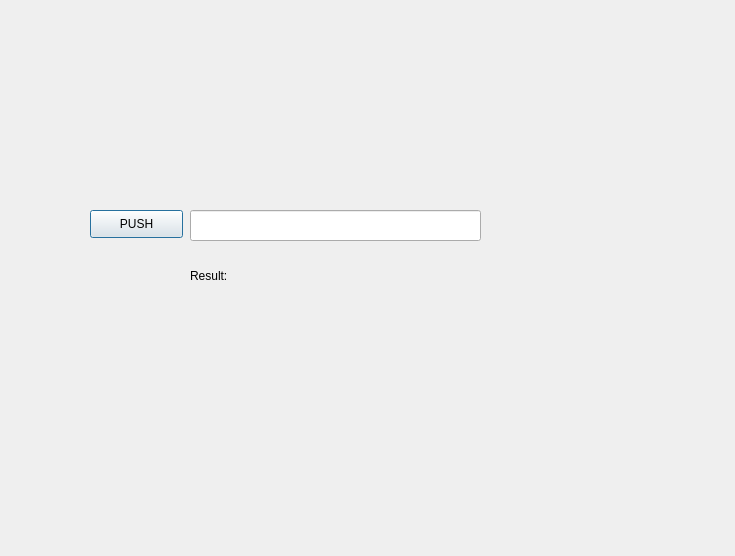
<?xml version="1.0" encoding="UTF-8"?>
<ui version="4.0">
 <class>ParsingWindow</class>
 <widget class="QDialog" name="ParsingWindow">
  <property name="enabled">
   <bool>true</bool>
  </property>
  <property name="geometry">
   <rect>
    <x>0</x>
    <y>0</y>
    <width>735</width>
    <height>556</height>
   </rect>
  </property>
  <property name="windowTitle">
   <string>Dialog</string>
  </property>
  <widget class="QLineEdit" name="inputLine">
   <property name="geometry">
    <rect>
     <x>190</x>
     <y>210</y>
     <width>291</width>
     <height>31</height>
    </rect>
   </property>
  </widget>
  <widget class="QLabel" name="label">
   <property name="geometry">
    <rect>
     <x>190</x>
     <y>260</y>
     <width>61</width>
     <height>31</height>
    </rect>
   </property>
   <property name="text">
    <string>Result:</string>
   </property>
  </widget>
  <widget class="QLabel" name="theorComplexity">
   <property name="geometry">
    <rect>
     <x>260</x>
     <y>265</y>
     <width>421</width>
     <height>21</height>
    </rect>
   </property>
   <property name="text">
    <string/>
   </property>
  </widget>
  <widget class="QPushButton" name="pushButton">
   <property name="geometry">
    <rect>
     <x>90</x>
     <y>210</y>
     <width>93</width>
     <height>28</height>
    </rect>
   </property>
   <property name="text">
    <string>PUSH</string>
   </property>
  </widget>
 </widget>
 <resources/>
 <connections/>
</ui>
